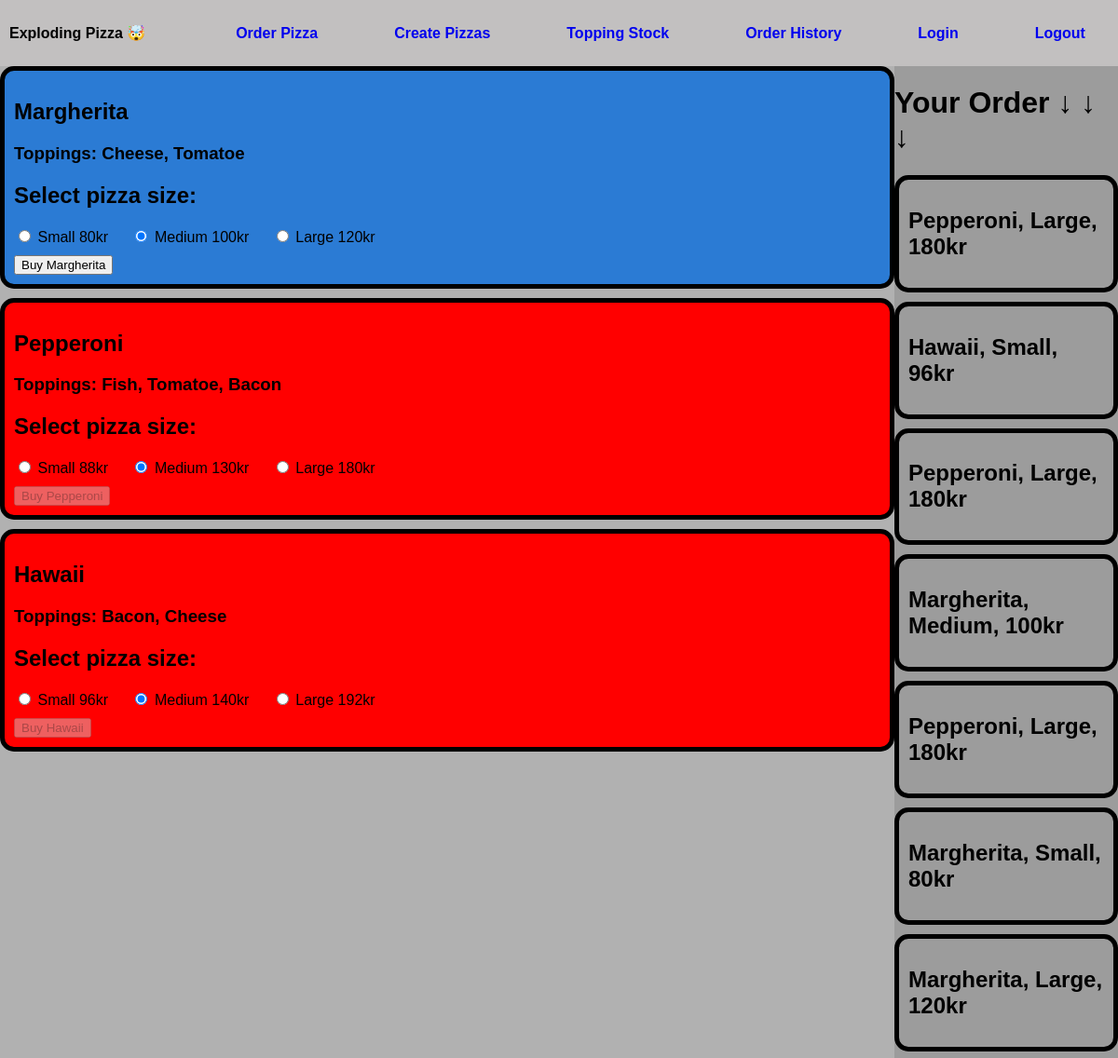
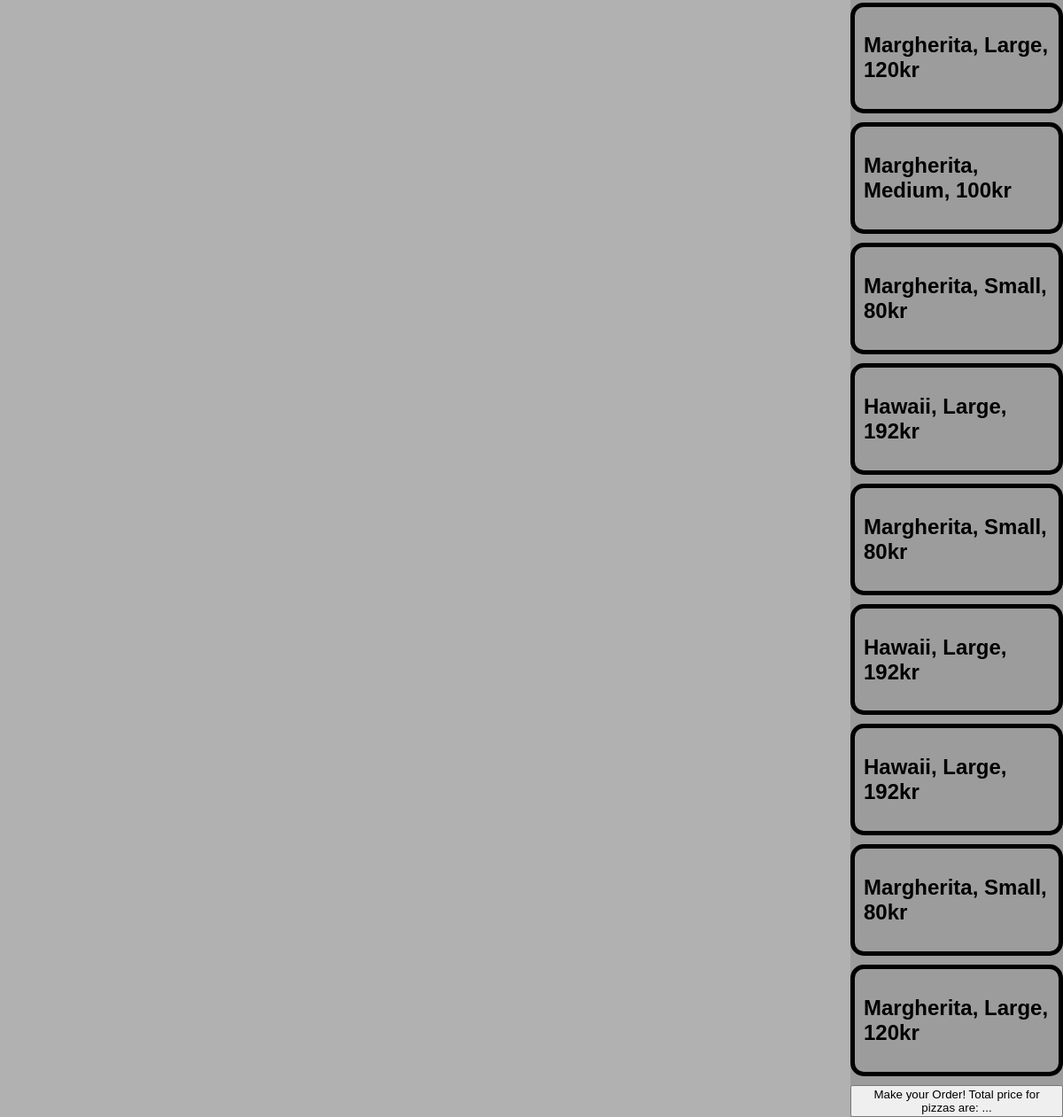
The page / on the database its author committed (2 pictures, top to bottom).
### website/models.py (models this page shows)
class Pizza(db.Model):
    __tablename__ = "pizza"
    id = db.Column(db.Integer, primary_key=True)
    name = db.Column(db.String, nullable=False)

class PizzaPrice(db.Model):
    __tablename__ = "pizza_price"
    id = db.Column(db.Integer, primary_key=True)
    pizza = db.Column(db.String, nullable=False)
    size = db.Column(db.Enum('Small', 'Medium', 'Large'), nullable=False)
    _price = db.Column('price', db.Integer, nullable=False)
    sale = db.Column(db.Boolean, default=False)
    @property
    def price(self):
        if self.size == 'Small':
            return int(self._price * 0.8)
        elif self.size == 'Large':
            return int(self._price * 1.2)
        else:
            return self._price
    @price.setter
    def price(self, value):
        self._price = value

class PizzaOrder(db.Model):
    __tablename__ = "pizza_order"
    id = db.Column(db.Integer, primary_key=True)
    name = db.Column(db.String, nullable=False)
    size = db.Column(db.Enum('Small', 'Medium', 'Large'),default='Medium', nullable=False)
    price = db.Column(db.Integer, nullable=False)
    def __repr__(self):
        return f"{self.name}, {self.size}, {self.price}kr"

### website/views.py (the view, shortened to what this page needs)
@views.route('/', methods=['GET', 'POST'])
def home():
    selected_pizza = None
    pizzas = Pizza.query.all()
    prices = PizzaPrice.query.all()
    toppings = Topping.query.all()
    orders = PizzaOrder.query.all()
    return render_template('home.html', pizzas=pizzas, selected_pizza=selected_pizza, prices=prices, toppings=toppings, orders=orders, is_in_stock=is_in_stock)

### website/models.py (called while the page is built)
    def __repr__(self):
        return f"('{self.name}')"

### website/views.py (called while the page is built)
def is_in_stock(toppingsList, toppings):
    for pizzaTopping in toppingsList:
        x = str(pizzaTopping)[1:-1].strip()
        for topping in toppings:
            if repr(topping.name) == str(pizzaTopping)[1:-1]:
                if topping.inventory == 'nothing':
                    return 'nothing'
    return 'little'

### website/templates/home.html (shortened to what this page needs)
{% extends 'base.html' %}
{% block content %}
{% for pizza in pizzas %}
  <form action="" method="POST" class="pizzaForm" id="pizzaForm-{{ pizza.id }}">
    <h2 class="pizzaName"> {{ pizza.name }} </h2>
    <h3>Toppings: {{ pizza.toppings|map(attribute='name')|join(', ') }}</h3>
    <h2>Select pizza size:</h2>
    <div class="size-container">
      <label for="{{ pizza.id }}_small">
        <input type="radio" name="{{ pizza.id }}_size" id="{{ pizza.id }}_small" value="Small">
        Small
        {% for price in prices %}
          {% if price.pizza == pizza.name and price.size == 'Small' %}
            {{ price.price }}kr
          {% endif %}
        {% endfor %}
      </label>
      <label for="{{ pizza.id }}_medium">
        <input type="radio" name="{{ pizza.id }}_size" id="{{ pizza.id }}_medium" value="Medium" checked>
        Medium
        {% for price in prices %}
          {% if price.pizza == pizza.name and price.size == 'Medium' %}
            {{ price.price }}kr
          {% endif %}
        {% endfor %}
      </label>
      <label for="{{ pizza.id }}_large">
        <input type="radio" name="{{ pizza.id }}_size" id="{{ pizza.id }}_large" value="Large">
        Large
        {% for price in prices %}
          {% if price.pizza == pizza.name and price.size == 'Large' %}
            {{ price.price }}kr
          {% endif %}
        {% endfor %}
      </label>
    </div>
    <button type="submit" name="submit_pizza" value="buy_{{ pizza.id }}" disabled>Buy {{ pizza.name }}</button>
  </form>
{% endfor %}
{% endblock content %}
{% block sidebar %}
  <h1>Your Order ↓ ↓ ↓</h1>
{% for order in orders %}
  <div class='pizzaForm'>
    <h2> {{order}} </h2>
  </div>
{% endfor %}
<form action="{{ url_for('views.home') }}" method="POST">
  <button type="submit" name="makeOrder" value="makeOrder">Make your Order! Total price for pizzas are: ... </button>
</form>
{% endblock sidebar %}

### website/templates/base.html (shortened to what this page needs)
<!DOCTYPE html>
<html>
<head>
  <link rel="stylesheet" type="text/css" href="{{ url_for('static', filename='styles.css') }}">
</head>
<body {% if no_sidebar %} class="no-sidebar" {% endif %}>
  <div class='container'>
    <div class='header'>
      <nav class="myNAV">
        <p>Exploding Pizza &#129327</p>
        <a href="{{ url_for('views.home') }}" class="btn{% if active_page == 'home' %} active{% endif %}">Order
          Pizza</a>
        <a href="{{ url_for('views.addPizza') }}" class="btn{% if active_page == 'home' %} active{% endif %}">Create
          Pizzas</a>
        <a href="{{ url_for('views.stockTopping') }}"
          class="btn{% if active_page == 'page1' %} active{% endif %}">Topping Stock</a>
        <a href="{{ url_for('views.orderHistoryg') }}" class="btn{% if active_page == 'home' %} active{% endif %}">Order
          History</a>
        <a href="{{ url_for('auth.login') }}" class="btn{% if active_page == 'home' %} active{% endif %}">Login</a>
        <a href="{{ url_for('auth.logout') }}" class="btn{% if active_page == 'home' %} active{% endif %}">Logout</a>
      </nav>
    </div>
    <main class='main'>
      <div class='main-content'>
        {% block content %}{% endblock content %}
      </div>
      <div class='sidebar-content'>
        {% block sidebar %}{% endblock sidebar %}
      </div>
    </main>
  </div>
</body>
</html>

### website/static/styles.css (style rules this page uses)
body { margin: 0; padding: 0; font-family: 'Arial', sans-serif; }
.header { background-color: rgb(194, 192, 192); }
.main { display: flex; }
.main-content { background-color: rgb(177, 177, 177); flex: 0 0 80%; }
.sidebar-content { background-color: rgb(156, 156, 156); flex: 0 0 20%; }
.size-container label { display: inline-block; margin-right: 20px; margin-bottom: 10px; }
.pizzaForm { border-radius: 15px; border: 5px solid black; padding: 10px; margin-bottom: 10px; }
.myNAV { display: flex; padding: 10px; margin-right: 20px; font-weight: bold; text-decoration: none; color: black; align-items: center; }
.myNAV a { margin-left: auto; margin-right: 5px; text-decoration: none !important; }
nav.myNAV p { margin-right: 20px; }

### rows shown on the page
Pizza: name "Margherita", toppings|map "Cheese, Tomatoe"
PizzaPrice: price "80"
PizzaPrice: price "100"
PizzaPrice: price "120"
Pizza: name "Pepperoni", toppings|map "Fish, Tomatoe, Bacon"
PizzaPrice: price "88"
PizzaPrice: price "130"
PizzaPrice: price "180"
Pizza: name "Hawaii", toppings|map "Bacon, Cheese"
PizzaPrice: price "96"
PizzaPrice: price "140"
PizzaPrice: price "192"
PizzaOrder: name+size+price "Pepperoni, Large, 180kr"
PizzaOrder: name+size+price "Hawaii, Small, 96kr"
PizzaOrder: name+size+price "Pepperoni, Large, 180kr"
PizzaOrder: name+size+price "Margherita, Medium, 100kr"
PizzaOrder: name+size+price "Pepperoni, Large, 180kr"
PizzaOrder: name+size+price "Margherita, Small, 80kr"
PizzaOrder: name+size+price "Margherita, Large, 120kr"
PizzaOrder: name+size+price "Margherita, Large, 120kr"
PizzaOrder: name+size+price "Margherita, Medium, 100kr"
PizzaOrder: name+size+price "Margherita, Small, 80kr"
PizzaOrder: name+size+price "Hawaii, Large, 192kr"
PizzaOrder: name+size+price "Margherita, Small, 80kr"
PizzaOrder: name+size+price "Hawaii, Large, 192kr"
PizzaOrder: name+size+price "Hawaii, Large, 192kr"
PizzaOrder: name+size+price "Margherita, Small, 80kr"
PizzaOrder: name+size+price "Margherita, Large, 120kr"
